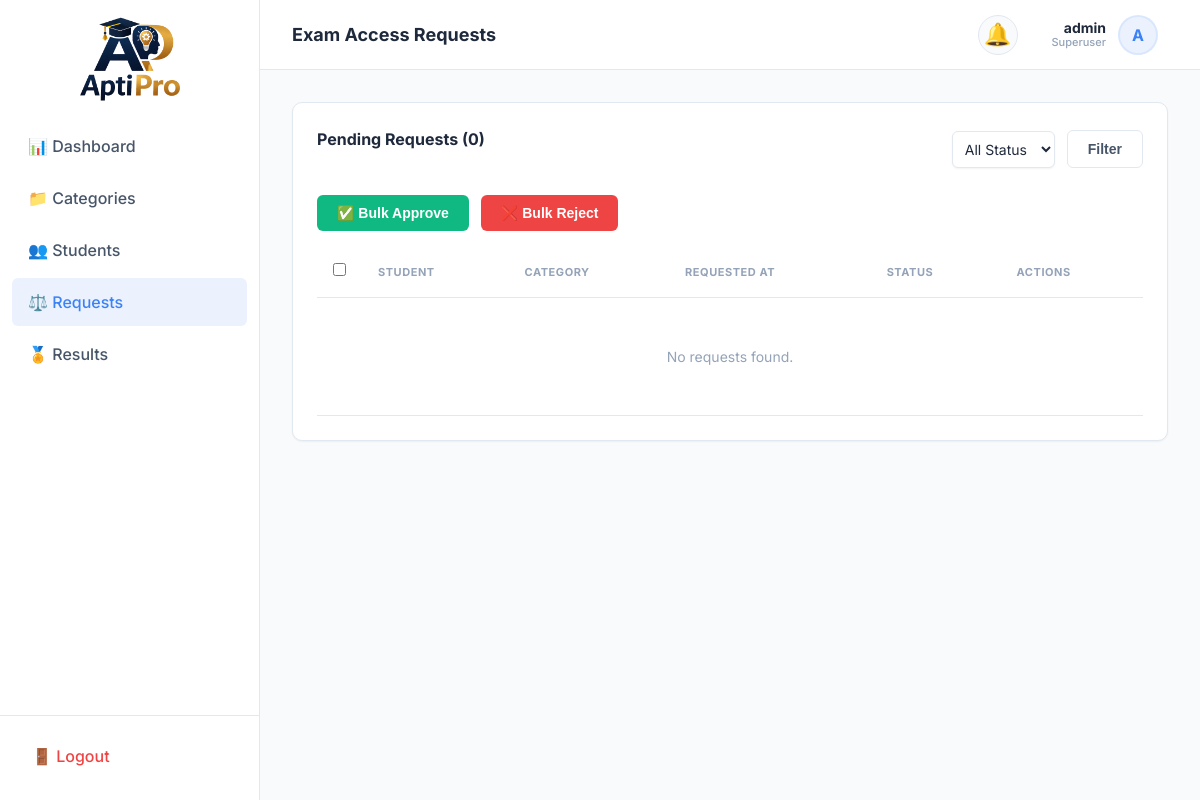
Page /admin-panel/requests/ (signed in) on the earlier database version.
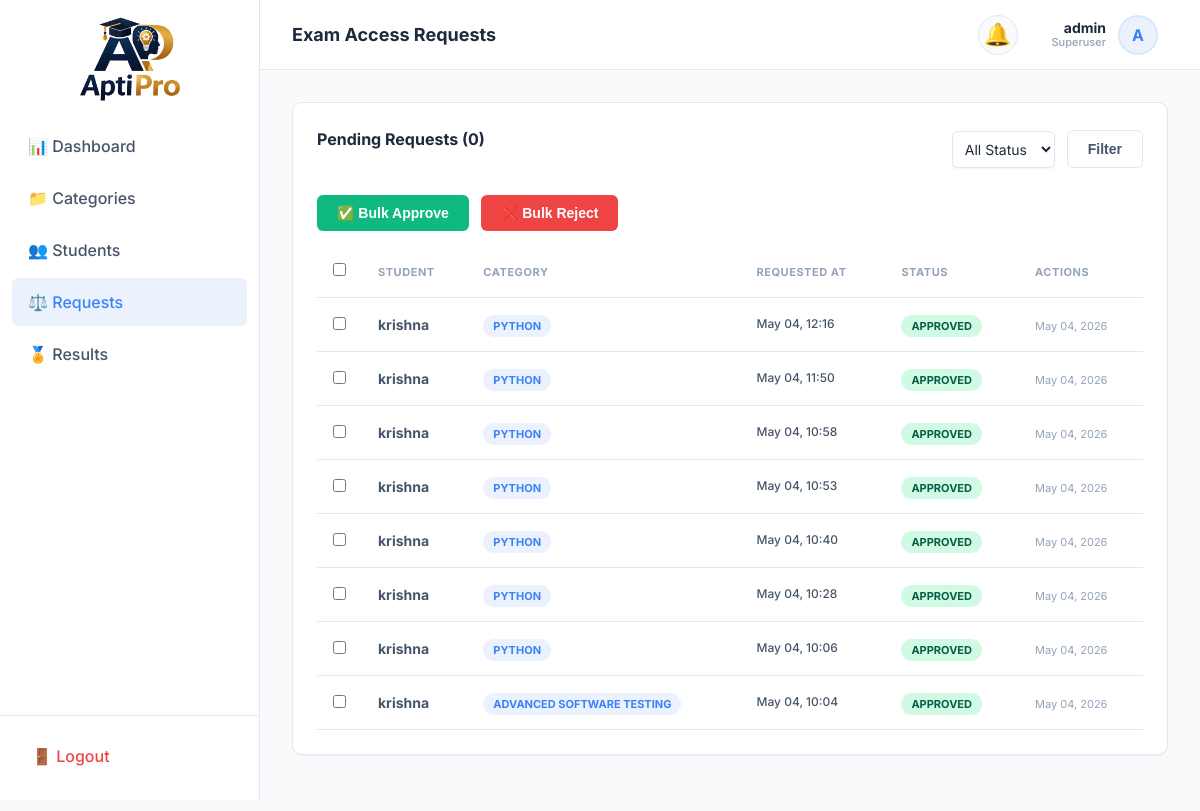
Same page on the later database version.
### exams/models.py (models this page shows, shortened)
class ExamRequest(models.Model):
    class Status(models.TextChoices):
        PENDING = 'Pending', 'Pending'
        APPROVED = 'Approved', 'Approved'
        REJECTED = 'Rejected', 'Rejected'
    id = models.UUIDField(
        primary_key=True,
        default=uuid.uuid4,
        editable=False,
    )
    student = models.ForeignKey(
        settings.AUTH_USER_MODEL,
        on_delete=models.CASCADE,
        related_name='exam_requests',
        help_text='Student requesting exam access.',
    )
    category = models.ForeignKey(
        'Category',
        on_delete=models.CASCADE,
        related_name='requests',
        help_text='Category the student wants to take an exam in.',
        null=True, # For existing records during migration
    )
    status = models.CharField(
        max_length=10,
        choices=Status.choices,
        default=Status.PENDING,
        db_index=True,
    )
    rejection_reason = models.TextField(
        blank=True,
        help_text='Reason for rejection (filled by admin if rejected).',
    )
    requested_at = models.DateTimeField(auto_now_add=True, db_index=True)
    reviewed_at = models.DateTimeField(
        null=True,
        blank=True,
        help_text='When the admin reviewed this request.',
    )
    reviewed_by = models.ForeignKey(
        settings.AUTH_USER_MODEL,
        on_delete=models.SET_NULL,
        null=True,
        blank=True,
        related_name='reviewed_requests',
        help_text='Admin who reviewed this request.',
    )
    class Meta:
        verbose_name = 'Exam Request'
        verbose_name_plural = 'Exam Requests'
        ordering = ['-requested_at']
        indexes = [
            models.Index(fields=['status', 'student', 'category'], name='idx_req_stat_stud_cat'),
            models.Index(fields=['status', 'student'], name='idx_req_status_student'),
            models.Index(fields=['status', '-requested_at'], name='idx_req_status_date'),
            models.Index(fields=['student', '-requested_at'], name='idx_req_student_date'),
        ]

class CustomUser(AbstractUser):
    class Role(models.TextChoices):
        STUDENT = 'Student', 'Student'
        ADMIN = 'Admin', 'Admin'
    role = models.CharField(
        max_length=10,
        choices=Role.choices,
        default=Role.STUDENT,
        db_index=True,
        help_text='Determines UI experience. Admin dashboard requires is_superuser.',
    )
    whatsapp_number = models.CharField(
        max_length=15,
        blank=True,
        validators=[
            RegexValidator(
                regex=r'^\+?1?\d{9,15}$',
                message='WhatsApp number must be 9-15 digits, optionally starting with +.',
            )
        ],
        help_text='WhatsApp number for direct contact.',
    )
    phone_number = models.CharField(
        max_length=15,
        blank=True,
        validators=[
            RegexValidator(
                regex=r'^\+?1?\d{9,15}$',
                message='Phone number must be 9-15 digits, optionally starting with +.',
            )
        ],
        help_text='Primary contact number.',
    )
    profile_photo = models.ImageField(
        upload_to='profile_photos/%Y/%m/',
        blank=True,
        null=True,
        help_text='Student profile picture.',
    )
    date_of_birth = models.DateField(
        blank=True,
        null=True,
        help_text='Student date of birth.',
    )
    address = models.TextField(
        blank=True,
        help_text='Full postal address.',
    )
    institution = models.CharField(
        max_length=200,
        blank=True,
        help_text='School / college / university name.',
    )
    @property
    def name(self):
        if self.first_name and self.last_name:
            return f"{self.first_name} {self.last_name}"
        return self.first_name or self.username
    class Meta:
        verbose_name = 'User'
        verbose_name_plural = 'Users'
        ordering = ['-date_joined']
        indexes = [
            models.Index(fields=['role'], name='idx_user_role'),
            models.Index(fields=['-date_joined'], name='idx_user_joined'),
            models.Index(fields=['email'], name='idx_user_email'),
        ]

class Category(models.Model):
    name = models.CharField(
        max_length=100,
        unique=True,
        db_index=True,
        help_text='Name of the exam category.'
    )
    description = models.TextField(
        blank=True,
        help_text='Brief overview of what this category covers.'
    )
    created_at = models.DateTimeField(auto_now_add=True, db_index=True)
    is_active = models.BooleanField(
        default=True,
        db_index=True,
        help_text='Whether this category is visible to students.'
    )
    class Meta:
        verbose_name = 'Category'
        verbose_name_plural = 'Categories'
        ordering = ['name']
        indexes = [
            models.Index(fields=['name'], name='idx_cat_name'),
            models.Index(fields=['-created_at'], name='idx_cat_created'),
        ]

### exams/views.py (the view)
# urls.py: path('admin-panel/requests/', views.AdminExamRequestsView.as_view(), name='admin_exam_requests'),
class AdminExamRequestsView(SuperuserRequiredMixin, ListView):
    template_name = 'exams/admin/exam_requests.html'
    context_object_name = 'requests'
    paginate_by = 20
    def get_queryset(self):
        qs = ExamRequest.objects.select_related('student').order_by('-requested_at')
        status = self.request.GET.get('status', '').strip()
        if status:
            qs = qs.filter(status=status)
        return qs
    def get_context_data(self, **kwargs):
        ctx = super().get_context_data(**kwargs)
        ctx['current_status'] = self.request.GET.get('status', '')
        ctx['status_choices'] = ExamRequest.Status.choices
        ctx['pending_count'] = ExamRequest.objects.filter(status='Pending').count()
        return ctx

### exams/mixins.py (called while the page is built)
    def test_func(self):
        return self.request.user.is_superuser

### templates/exams/admin/exam_requests.html (shortened to what this page needs)
{% extends 'base.html' %}
{% load static %}
{% block page_title %}Exam Access Requests{% endblock %}
{% block content %}
<div class="card">
  <div style="display: flex; align-items: center; justify-content: space-between; margin-bottom: 24px;">
    <div class="card-title">Pending Requests ({{ pending_count }})</div>
    <form method="GET" style="display: flex; gap: 12px; align-items: center;">
      <select name="status" class="input" style="padding: 8px;">
        <option value="">All Status</option>
      </select>
      <button type="submit" class="btn btn-outline btn-sm">Filter</button>
    </form>
  </div>
  <form action="{% url 'admin_bulk_request_action' %}" method="POST">
    <div style="display: flex; gap: 12px; margin-bottom: 16px;">
      <button type="submit" name="action" value="approve" class="btn btn-success btn-sm">✅ Bulk Approve</button>
      <button type="button" onclick="showBulkReject()" class="btn btn-danger btn-sm">❌ Bulk Reject</button>
    </div>
    <div class="table-container">
      <table class="data-table">
        <thead>
          <tr>
            <th width="40"><input type="checkbox" id="selectAll"></th>
            <th>Student</th>
            <th>Category</th>
            <th>Requested At</th>
            <th>Status</th>
            <th>Actions</th>
          </tr>
        </thead>
        <tbody>
          {% for req in requests %}
            <tr>
              <td><input type="checkbox" name="selected_requests" value="{{ req.id }}" class="row-checkbox"></td>
              <td style="font-weight: 700;">{{ req.student.username }}</td>
              <td><span class="badge badge-approved" style="background: var(--accent-primary-light); color: var(--accent-primary);">{{ req.category.name }}</span></td>
              <td style="font-size: 12px; font-weight: 500;">{{ req.requested_at|date:"M d, H:i" }}</td>
              <td><span class="badge badge-{{ req.status|lower }}">{{ req.status }}</span></td>
              <td>
                {% if req.status == 'Pending' %}
                  <div style="display: flex; gap: 8px;">
                    <button type="button" onclick="approveSingle('{{ req.id }}')" class="btn btn-outline btn-sm" style="color: var(--accent-success); border-color: var(--accent-success);">Approve</button>
                    <button type="button" onclick="rejectSingle('{{ req.id }}')" class="btn btn-outline btn-sm" style="color: var(--accent-danger); border-color: var(--accent-danger);">Reject</button>
                  </div>
                {% else %}
                  <span style="font-size: 11px; color: var(--text-muted);">{{ req.reviewed_at|date:"M d, Y" }}</span>
                {% endif %}
              </td>
            </tr>
          {% empty %}
            <tr><td colspan="6" style="text-align: center; color: var(--text-muted); padding: 48px;">No requests found.</td></tr>
          {% endfor %}
        </tbody>
      </table>
    </div>
  </form>
</div>
{% endblock %}

Differences in the rows shown:
added ExamRequest: student.username "krishna", category.name "PYTHON", requested_at "May 04, 12:16", status "APPROVED", reviewed_at "May 04, 2026"
added ExamRequest: student.username "krishna", category.name "PYTHON", requested_at "May 04, 11:50", status "APPROVED", reviewed_at "May 04, 2026"
added ExamRequest: student.username "krishna", category.name "PYTHON", requested_at "May 04, 10:58", status "APPROVED", reviewed_at "May 04, 2026"
added ExamRequest: student.username "krishna", category.name "PYTHON", requested_at "May 04, 10:53", status "APPROVED", reviewed_at "May 04, 2026"
added ExamRequest: student.username "krishna", category.name "PYTHON", requested_at "May 04, 10:40", status "APPROVED", reviewed_at "May 04, 2026"
added ExamRequest: student.username "krishna", category.name "PYTHON", requested_at "May 04, 10:28", status "APPROVED", reviewed_at "May 04, 2026"
added ExamRequest: student.username "krishna", category.name "PYTHON", requested_at "May 04, 10:06", status "APPROVED", reviewed_at "May 04, 2026"
added ExamRequest: student.username "krishna", category.name "ADVANCED SOFTWARE TESTING", requested_at "May 04, 10:04", status "APPROVED", reviewed_at "May 04, 2026"
Other differences:
text no longer shown: "No requests found."
